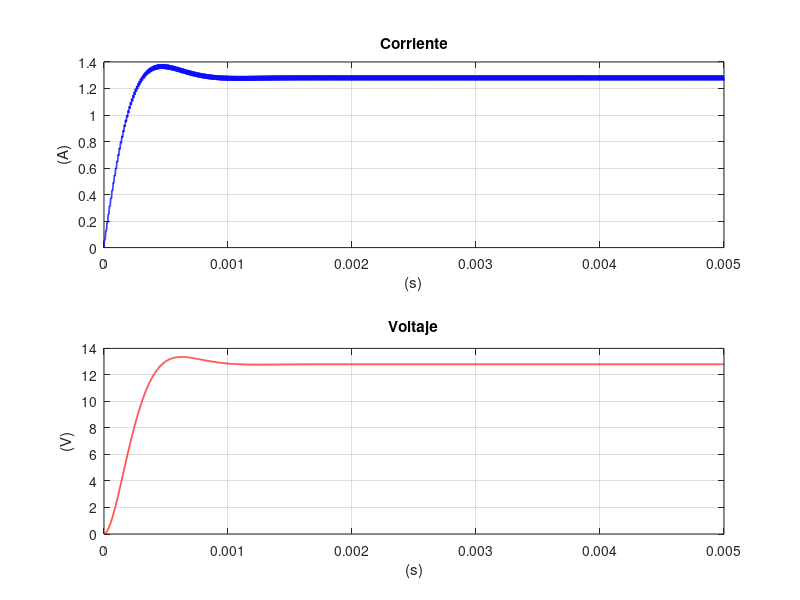

MATLAB code for this plot:
L = 2e-3;%(2 mH)
R = 10;%(10 Ohms)
C = 10e-6;%(10 uF)
Uin = 32;%(32 V)

% Parámetros del PWM
f = 100e3;
T = 1/f;
D = 0.4;

A = [0, -1/L; 
     1/C, -1/(R*C)];
B = [Uin/L; 
     0];

d = @(t) double(mod(t, T) < (D * T));
sistema = @(t, x) A*x + B*d(t);


x0 = [0; 0];
tspan = [0 0.005];     

opciones = odeset('MaxStep', T/10); 

[t, x] = ode45(sistema, tspan, x0, opciones);

figure('Name', 'Respuesta del Convertidor CD-CD');

subplot(2,1,1);
plot(t, x(:,1), 'b', 'LineWidth', 1.2);
title('Corriente');
xlabel('(s)');
ylabel('(A)');
grid on;

subplot(2,1,2);
plot(t, x(:,2), 'r', 'LineWidth', 1.2);
title('Voltaje');
xlabel('(s)');
ylabel('(V)');
grid on;
